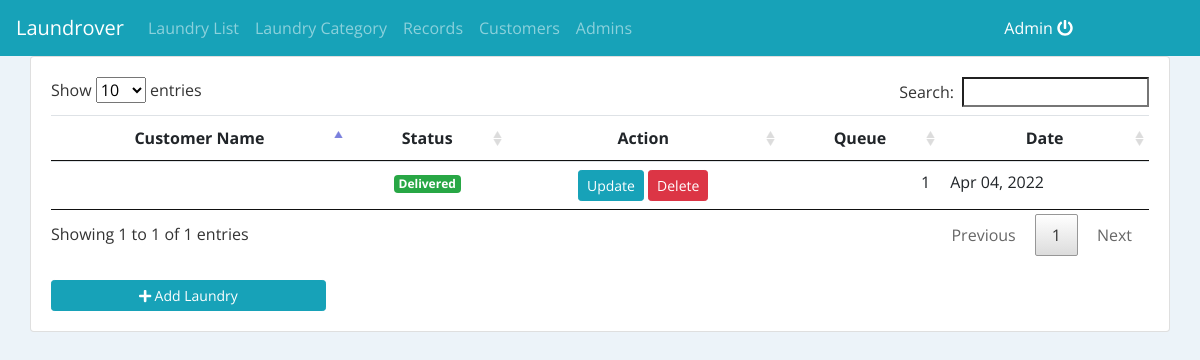
The page / (signed in) on the database its author committed.
### tables this page shows
CREATE TABLE `laundry_list` (
  `id` int NOT NULL AUTO_INCREMENT,
  `customer_id` int NOT NULL,
  `status` tinyint NOT NULL DEFAULT 0 COMMENT '0=in queue, 1=washing, 2=washed, 3=delivered',
  `queue` int NOT NULL,
  `total_amount` double NOT NULL,
  `date_created` datetime NOT NULL DEFAULT current_timestamp(),
  PRIMARY KEY(id),
  FOREIGN KEY(customer_id) REFERENCES customers(id) ON DELETE CASCADE
);

### src/laundry.php (the view, shortened to what this page needs)
<?php include 'db_connect.php' ?>
<div class="container-fluid">
	<div class="col-lg-12">
			<div class="card">
				<div class="card-body">
					<div class="row">
						<div class="col-md-12">
							<table class="table" id="laundry-list">
								<thead>
									<tr>
										<th class="text-center">Customer Name</th>
										<th class="text-center">Status</th>
										<th class="text-center">Action</th>
										<th class="text-center">Queue</th>
										<th class="text-center">Date</th>
									</tr>
								</thead>
								<tbody>
									<?php
									$list = $conn->query("SELECT * FROM laundry_list order by status asc, id asc ");
									while($row=$list->fetch_assoc()):
									?>
									<tr>
										<td class=""><?php echo ucwords($row['customer_name']) ?></td>
										<?php if($row['status'] == 0): ?>
											<td class="text-center"><span class="badge badge-secondary">In Queue</span></td>
										<?php elseif($row['status'] == 1): ?>
											<td class="text-center"><span class="badge badge-primary">Washing</span></td>
										<?php elseif($row['status'] == 2): ?>
											<td class="text-center"><span class="badge badge-info">Washed</span></td>
										<?php elseif($row['status'] == 3): ?>
											<td class="text-center"><span class="badge badge-success">Delivered</span></td>
										<?php endif; ?>
										<td class="text-center">
											<button type="button" class="btn btn-sm btn-info edit_laundry" data-id="<?php echo $row['id'] ?>">Update</button>
											<button type="button" class="btn btn-sm btn-danger delete_laundry" data-id="<?php echo $row['id'] ?>">Delete</button>
										</td>
										<td class="text-right"><?php echo $row['queue'] ?></td>
										<td class=""><?php echo date("M d, Y",strtotime($row['date_created'])) ?></td>
									</tr>
									<?php endwhile; ?>
								</tbody>
							</table>
						</div>
					</div>
					<br>
					<div class="row">
						<div class="col-md-12">
							<button class="col-sm-3 float-left btn btn-info btn-sm" type="button" id="new_laundry"><i class="fa fa-plus"></i> Add Laundry</button>
						</div>
					</div>
				</div>
			</div>
	</div>
</div>

### src/index.php (shortened to what this page needs)
<!DOCTYPE html>
<html lang="en">
<head>
<?php
 include('./header.php');
 ?>
</head>
<body>
	<?php include 'navbar.php' ?>
  <main>
    <?php $page = isset($_GET['page']) ? $_GET['page'] :'laundry'; ?>
  	<?php include $page.'.php' ?>
  </main>
</body>
</html>

### src/header.php (shortened to what this page needs)
  <link rel="stylesheet" href="assets/font-awesome/css/all.min.css">
<link href="assets/vendor/bootstrap/css/bootstrap.min.css" rel="stylesheet">
<link href="assets/vendor/icofont/icofont.min.css" rel="stylesheet">
<link href="assets/vendor/boxicons/css/boxicons.min.css" rel="stylesheet">
<link href="assets/vendor/venobox/venobox.css" rel="stylesheet">
<link href="assets/vendor/animate.css/animate.min.css" rel="stylesheet">
<link href="assets/vendor/remixicon/remixicon.css" rel="stylesheet">
<link href="assets/vendor/owl.carousel/assets/owl.carousel.min.css" rel="stylesheet">
<link href="assets/vendor/bootstrap-datepicker/css/bootstrap-datepicker.min.css" rel="stylesheet">
<link href="assets/DataTables/datatables.min.css" rel="stylesheet">
<link href="assets/css/select2.min.css" rel="stylesheet">
<link href="assets/css/style.css" rel="stylesheet">
<link type="text/css" rel="stylesheet" href="assets/css/jquery-te-1.4.0.css">

### src/navbar.php (shortened to what this page needs)
<nav class="navbar navbar-expand-lg navbar-dark bg-info">
  <a class="navbar-brand" href="#">Laundrover    </a>
  <div class="collapse navbar-collapse" id="navbarSupportedContent">
    <ul class="navbar-nav mr-auto">
      <li class="nav-item">
        <a class="nav-link" href="index.php?page=laundry">Laundry List <span class="sr-only">(current)</span></a>
      </li>
      <li class="nav-item">
        <a class="nav-link" href="index.php?page=categories">Laundry Category <span class="sr-only">(current)</span></a>
      </li>
      <li class="nav-item">
        <a class="nav-link" href="index.php?page=records">Records <span class="sr-only">(current)</span></a>
      </li>
      <li class="nav-item">
        <a class="nav-link" href="index.php?page=customers">Customers <span class="sr-only">(current)</span></a>
      </li>
      <li class="nav-item">
        <a class="nav-link" href="index.php?page=admins">Admins <span class="sr-only">(current)</span></a>
      </li>
    </ul>
  </div>
  <div class="col-md-2 float-right text-white">
	  		<a href="ajax.php?action=logout" class="text-white"><?php echo $_SESSION['login_name'] ?> <i class="fa fa-power-off"></i></a>
	    </div>
</nav>

### src/assets/css/style.css (style rules this page uses)
body { font-family: "Open Sans", sans-serif; color: #444444; width: 100%; height: calc(100%); }
a { color: #1977cc; }

### src/index.php (style rules this page uses)
body { background: #Ecf3f9; }

### rows shown on the page
laundry_list: status "Delivered", queue "1", date_created "Apr 04, 2022"

### other values the page prints
$_SESSION['login_name'] "Admin"
